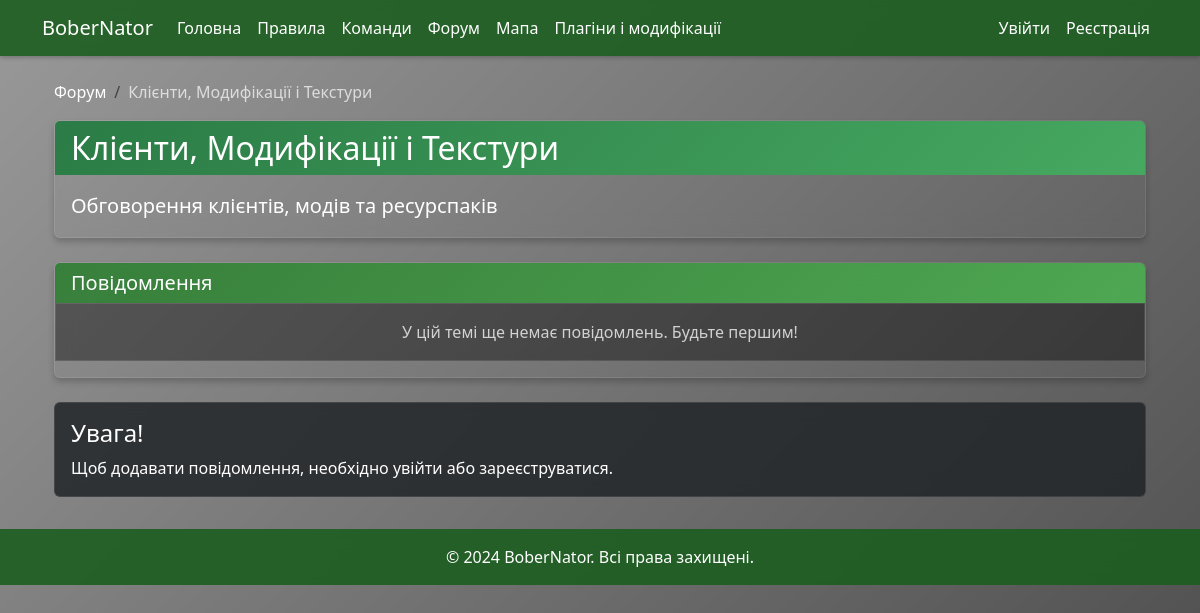
Screenshot of /forum/topic/2 with the database file from the repository.
### app.py (models this page shows)
class ForumTopic(db.Model):
    id = db.Column(db.Integer, primary_key=True)
    title = db.Column(db.String(200), nullable=False)
    description = db.Column(db.Text, nullable=False)
    messages = db.relationship('ForumMessage', backref='topic', lazy=True)

### app.py (the view, shortened to what this page needs)
@app.route('/forum/topic/<int:topic_id>', methods=['GET', 'POST'])
def forum_topic(topic_id):
    topic = ForumTopic.query.get_or_404(topic_id)
    page = request.args.get('page', 1, type=int)
    messages_query = ForumMessage.query.filter_by(topic_id=topic_id)
    pinned_messages = messages_query.filter_by(is_pinned=True).order_by(ForumMessage.created_at.desc()).all()
    regular_messages = messages_query.filter_by(is_pinned=False).order_by(ForumMessage.created_at.desc())
    pagination = regular_messages.paginate(
        page=page,
        per_page=10,
        error_out=False
    )
    all_messages = pinned_messages + pagination.items
    if current_user.is_authenticated:
        user_votes = {vote.message_id: vote.vote_type
                     for vote in MessageVote.query.filter(
                         MessageVote.user_id == current_user.id,
                         MessageVote.message_id.in_([m.id for m in all_messages])
                     ).all()}
    else:
        user_votes = {}
    return render_template('forum_topic.html',
                         topic=topic,
                         all_messages=all_messages,
                         pagination=pagination,
                         user_votes=user_votes)

### app.py (called while the page is built)
@app.before_request
def before_request():
    logger.info(f'Отримано запит: {request.method} {request.path}')

@app.after_request
def after_request(response):
    logger.info(f'Відповідь: {response.status}')
    return response

### templates/forum_topic.html (shortened to what this page needs)
{% extends "base.html" %}
{% block content %}
<div class="container mt-4">
    <nav aria-label="breadcrumb">
        <ol class="breadcrumb">
            <li class="breadcrumb-item"><a href="{{ url_for('forum') }}">Форум</a></li>
            <li class="breadcrumb-item active">{{ topic.title }}</li>
        </ol>
    </nav>
    <div class="card bg-transparent mb-4">
        <div class="card-header bg-primary text-white">
            <h1 class="h2 mb-0">{{ topic.title }}</h1>
        </div>
        <div class="card-body text-white">
            <p class="lead mb-0">{{ topic.description }}</p>
        </div>
    </div>
    <div class="card bg-transparent">
        <div class="card-header text-white">
            <h2 class="h5 mb-0">Повідомлення</h2>
        </div>
        <div class="messages-container">
            {% for message in all_messages %}
            <div class="message-card p-3 {% if message.is_pinned %}pinned{% endif %}" id="message-{{ message.id }}">
                {% if message.parent %}
                <div class="reply-to-info">
                    Відповідь на повідомлення від <strong>{{ message.parent.author.username }}</strong>
                    <a class="reply-link" href="#message-{{ message.parent_id }}">(перейти до повідомлення)</a>
                    <br>
                    <small class="text-white opacity-75">{{ message.parent.content[:100] }}{% if message.parent.content|length > 100 %}...{% endif %}</small>
                </div>
                {% endif %}
                <div class="d-flex justify-content-between align-items-center mb-2">
                    <h6 class="mb-0 text-white">{{ message.author.username }}</h6>
                    <small class="text-white opacity-75">{{ message.created_at.strftime('%d.%m.%Y %H:%M') }}</small>
                </div>
                <p class="mb-3 text-white">{{ message.content }}</p>
                {% if message.image_path %}
                <div class="message-image mb-2">
                    <img src="{{ url_for('static', filename='uploads/' + message.image_path) }}"
                         class="img-fluid rounded"
                         style="max-height: 300px;"
                         alt="Прикріплене зображення">
                </div>
                {% endif %}
                <div class="message-stats">
                    {% if current_user.is_authenticated %}
                    <div class="stat-item">
                        <button class="vote-button like-btn {% if message.id in user_votes and user_votes[message.id] == true %}active{% endif %}"
                                onclick="voteMessage('{{ message.id }}', 'like')"
                                title="Подобається">
                            <i class="fas fa-heart"></i>
                        </button>
                        <span class="likes-count">{{ message.likes_count }}</span>
                    </div>
                    <div class="stat-item">
                        <button class="vote-button dislike-btn {% if message.id in user_votes and user_votes[message.id] == false %}active{% endif %}"
                                onclick="voteMessage('{{ message.id }}', 'dislike')"
                                title="Не подобається">
                            <i class="fas fa-heart-crack"></i>
                        </button>
                        <span class="dislikes-count">{{ message.dislikes_count }}</span>
                    </div>
                    {% if current_user.is_admin %}
                    <div class="stat-item">
                        <button class="pin-button {% if message.is_pinned %}active{% endif %}"
                                onclick="pinMessage('{{ message.id }}')"
                                title="{% if message.is_pinned %}Відкріпити{% else %}Закріпити{% endif %} повідомлення">
                            <i class="fas fa-map-pin"></i>
                        </button>
                        <button class="delete-button"
                                onclick="deleteMessage('{{ message.id }}')"
                                title="Видалити повідомлення">
                            <i class="fas fa-trash"></i>
                        </button>
                    </div>
                    {% endif %}
                    {% else %}
                    <div class="stat-item">
                        <i class="fas fa-heart"></i>
                        <span>{{ message.likes_count }}</span>
                    </div>
                    <div class="stat-item">
                        <i class="fas fa-heart-crack"></i>
                        <span>{{ message.dislikes_count }}</span>
                    </div>
                    {% endif %}
                    <div class="stat-item">
                        <i class="fas fa-reply"></i>
                        <span>{{ message.replies_count }}</span>
                    </div>
                </div>
                {% if current_user.is_authenticated %}
                <div class="mt-2">
                    <button class="btn btn-sm btn-outline-light reply-btn"
                            onclick="toggleReplyForm('{{ message.id }}')">
                        Відповісти
                    </button>
                </div>
                <div class="reply-form" id="reply-form-{{ message.id }}">
                    <form method="POST" action="{{ url_for('reply_to_message', message_id=message.id) }}" enctype="multipart/form-data">
                        <div class="mb-3">
                            <textarea class="form-control bg-dark text-white"
                                      name="content"
                                      rows="2"
                                      required
                                      placeholder="Ваша відповідь..."></textarea>
                        </div>
                        <div class="mb-3">
                            <label class="form-label text-white">Зображення (необов'язково)</label>
                            <input type="file" class="form-control bg-dark text-white" name="image" accept="image/*">
                        </div>
                        <button type="submit" class="btn btn-sm btn-primary">Відправити відповідь</button>
                        <button type="button" class="btn btn-sm btn-outline-light"
                                onclick="toggleReplyForm('{{ message.id }}')">
                            Скасувати
                        </button>
                    </form>
                </div>
                {% endif %}
            </div>
            {% else %}
            <div class="message-card p-3 text-center">
                <p class="mb-0 text-white opacity-75">У цій темі ще немає повідомлень. Будьте першим!</p>
            </div>
            {% endfor %}
        </div>
    </div>
    {% if not current_user.is_authenticated %}
    <div class="alert alert-info mt-4">
        <h4 class="alert-heading">Увага!</h4>
        <p class="mb-0">Щоб додавати повідомлення, необхідно <a href="{{ url_for('login') }}">увійти</a> або <a href="{{ url_for('register') }}">зареєструватися</a>.</p>
    </div>
    {% endif %}
</div>
{% endblock %}

### templates/base.html (style rules this page uses)
:root { --primary-color: #2e7d32; --secondary-color: #4caf50; --light-color: #e8f5e9; --dark-color: #1b5e20; --overlay-color: rgba(0, 0, 0, 0.4); --card-bg: rgba(33, 37, 41, 0.85); }
body { background: url('/static/images/background.png') no-repeat center center fixed; background-size: cover; color: #ffffff; position: relative; min-height: 100vh; }
body::before { content: ''; position: fixed; top: 0; left: 0; width: 100%; height: 100%; background: linear-gradient(135deg, var(--overlay-color), rgba(0, 0, 0, 0.7)); z-index: -1; }
.card { background: var(--card-bg); border: 1px solid rgba(255, 255, 255, 0.1); box-shadow: 0 4px 6px rgba(0,0,0,0.2); transition: all 0.3s ease; animation: fadeIn 1s ease-out; backdrop-filter: blur(10px); color: #ffffff; }
.card-header { background: linear-gradient(135deg, rgba(46, 125, 50, 0.9), rgba(76, 175, 80, 0.9)); color: #ffffff; border: none; }
.alert { background: var(--card-bg); border: 1px solid rgba(255, 255, 255, 0.1); color: #ffffff; backdrop-filter: blur(10px); }
::placeholder { color: #aaaaaa !important; }
a { color: #ffffff; text-decoration: none; }
h1, h2, h3, h4, h5, h6 { color: #ffffff; }

### templates/forum_topic.html (style rules this page uses)
.message-card { background: rgba(0, 0, 0, 0.4); border: 1px solid rgba(255, 255, 255, 0.1); margin-bottom: 1rem; }
.breadcrumb-item a { color: #ffffff; text-decoration: none; }
.breadcrumb-item.active { color: rgba(255, 255, 255, 0.7); }

### rows the page displays
ForumTopic: title "Клієнти, Модифікації і Текстури", description "Обговорення клієнтів, модів та ресурспаків"
